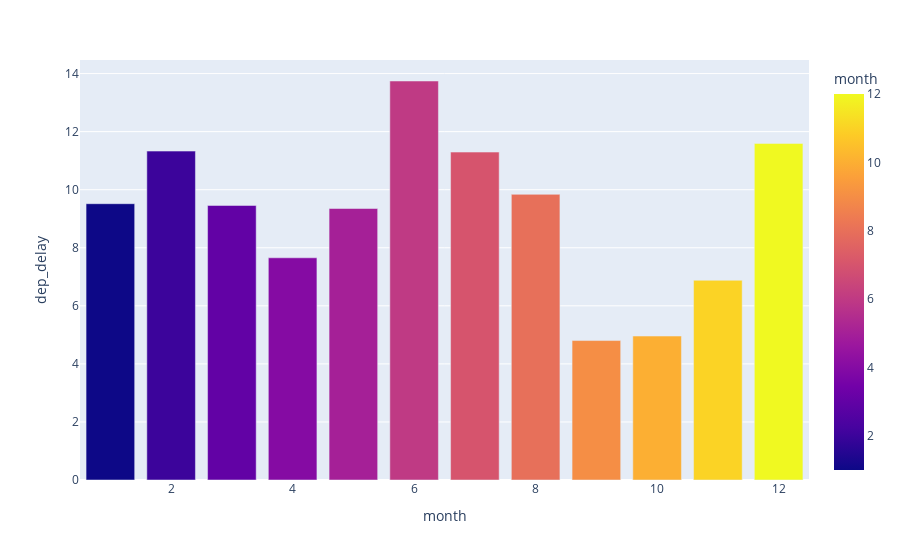

Notebook code for this chart:
### Code cell
fig = px.bar(df, x='month', y='dep_delay', color='month')
fig.show()

### Figure 1 — Plotly figure (JSON) as saved in the notebook; plotly's stock layout.template omitted (floating-point values rounded to 4 significant figures)
{"data": [{"alignmentgroup": "True", "hovertemplate": "month=%{marker.color}<br>dep_delay=%{y}<extra></extra>", "legendgroup": "", "marker": {"color": [1, 2, 3, 4, 5, 6, 7, 8, 9, 10, 11, 12], "coloraxis": "coloraxis", "pattern": {"shape": ""}}, "name": "", "offsetgroup": "", "orientation": "v", "showlegend": false, "textposition": "auto", "type": "bar", "x": [1, 2, 3, 4, 5, 6, 7, 8, 9, 10, 11, 12], "xaxis": "x", "y": [9.517, 11.33, 9.457, 7.654, 9.353, 13.74, 11.3, 9.84, 4.804, 4.959, 6.88, 11.59], "yaxis": "y"}], "layout": {"autosize": true, "barmode": "relative", "coloraxis": {"colorbar": {"title": {"text": "month"}}, "colorscale": [[0, "#0d0887"], [0.1111, "#46039f"], [0.2222, "#7201a8"], [0.3333, "#9c179e"], [0.4444, "#bd3786"], [0.5556, "#d8576b"], [0.6667, "#ed7953"], [0.7778, "#fb9f3a"], [0.8889, "#fdca26"], [1, "#f0f921"]]}, "legend": {"tracegroupgap": 0}, "margin": {"t": 60}, "xaxis": {"anchor": "y", "autorange": true, "domain": [0, 1], "range": [0.5, 12.5], "title": {"text": "month"}, "type": "linear"}, "yaxis": {"anchor": "x", "autorange": true, "domain": [0, 1], "range": [0, 14.47], "title": {"text": "dep_delay"}, "type": "linear"}}}
